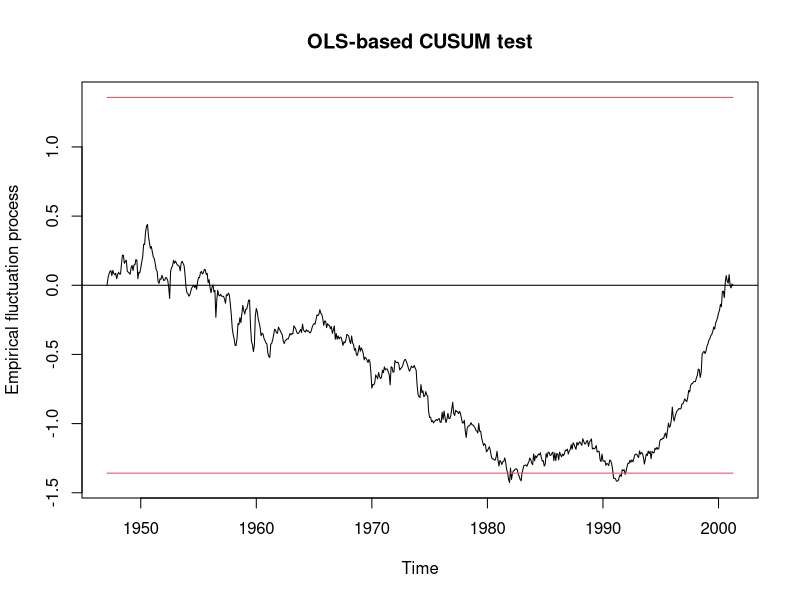
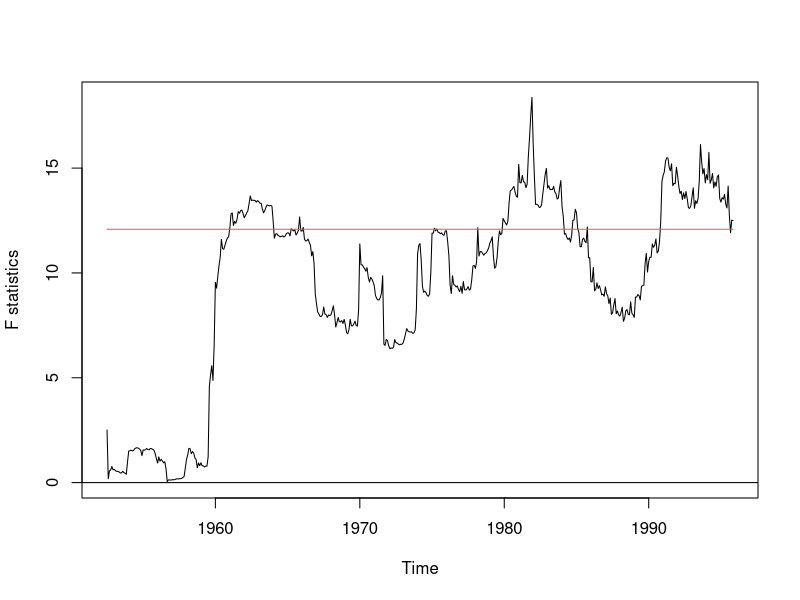
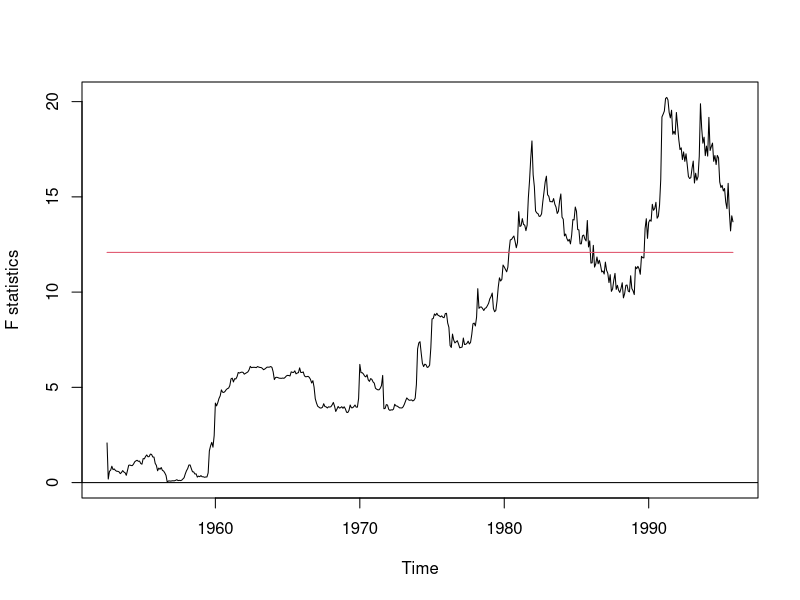

Recreate these plots in R, in order. (Note: this script raises an error after producing the figures.)
library(strucchange)


### Name: durab
### Title: US Labor Productivity
### Aliases: durab
### Keywords: datasets

### ** Examples

data("durab")
## use AR(1) model as in Hansen (2001) and Zeileis et al. (2005)
durab.model <- y ~ lag

## historical tests
## OLS-based CUSUM process
ols <- efp(durab.model, data = durab, type = "OLS-CUSUM")
plot(ols)
## F statistics
fs <- Fstats(durab.model, data = durab, from = 0.1)
plot(fs)

## F statistics based on heteroskadisticy-consistent covariance matrix
fsHC <- Fstats(durab.model, data = durab, from = 0.1,
	       vcov = function(x, ...) vcovHC(x, type = "HC", ...))
plot(fsHC)

## monitoring
Durab <- window(durab, start=1964, end = c(1979, 12))
ols.efp <- efp(durab.model, type = "OLS-CUSUM", data = Durab)
newborder <- function(k) 1.723 * k/192
ols.mefp <- mefp(ols.efp, period=2)
ols.mefp2 <- mefp(ols.efp, border=newborder)
Durab <- window(durab, start=1964)
ols.mon <- monitor(ols.mefp)
ols.mon2 <- monitor(ols.mefp2)
plot(ols.mon)
lines(boundary(ols.mon2), col = 2)
## Note: critical value for linear boundary taken from Table III
## in Zeileis et al. 2005: (1.568 + 1.896)/2 = 1.732 is a linear
## interpolation between the values for T = 2 and T = 3 at
## alpha = 0.05. A typo switched 1.732 to 1.723.

## dating
bp <- breakpoints(durab.model, data = durab)
summary(bp)
plot(summary(bp))

plot(ols)
lines(breakpoints(bp, breaks = 1), col = 3)
lines(breakpoints(bp, breaks = 2), col = 4)
plot(fs)
lines(breakpoints(bp, breaks = 1), col = 3)
lines(breakpoints(bp, breaks = 2), col = 4)
